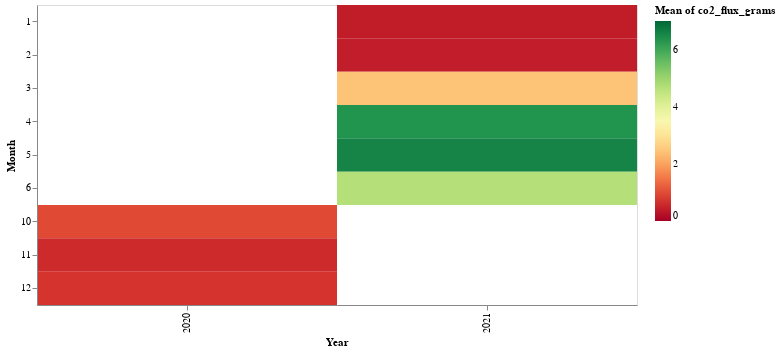

The code cell stored with this chart in its notebook:
### Code cell
alt.Chart(data_co_fluxes).mark_rect().encode(
    x='Year:O',
    y='Month:O',
    color=alt.Color(
        'mean(co2_flux_grams):Q', scale=alt.Scale(scheme='redyellowgreen', domain=(0, 7))),
    tooltip=[
        alt.Tooltip('Year:O', title='Year'),
        alt.Tooltip('Month:O', title='Month'),
        alt.Tooltip('mean(co2_flux_grams):Q', title='co2_flux_grams')
    ]).properties(width=600, height=300)

### Figure 1 — Vega-Lite specification as saved in the notebook (floating-point values rounded to 4 significant figures; data arrays with more than 128 entries replaced by an {"elided": "..."} marker saying what was removed)
{"config": {"view": {"continuousWidth": 400, "continuousHeight": 300}}, "data": {"name": "data-307cfc5e32c2d9591d8ee307e1d0a05d"}, "mark": "rect", "encoding": {"color": {"type": "quantitative", "aggregate": "mean", "field": "co2_flux_grams", "scale": {"domain": [0, 7], "scheme": "redyellowgreen"}}, "tooltip": [{"type": "ordinal", "field": "Year", "title": "Year"}, {"type": "ordinal", "field": "Month", "title": "Month"}, {"type": "quantitative", "aggregate": "mean", "field": "co2_flux_grams", "title": "co2_flux_grams"}], "x": {"type": "ordinal", "field": "Year"}, "y": {"type": "ordinal", "field": "Month"}}, "height": 300, "width": 600, "$schema": "https://vega.github.io/schema/vega-lite/v4.8.1.json", "datasets": {"data-307cfc5e32c2d9591d8ee307e1d0a05d": {"elided": "251 records"}}}
